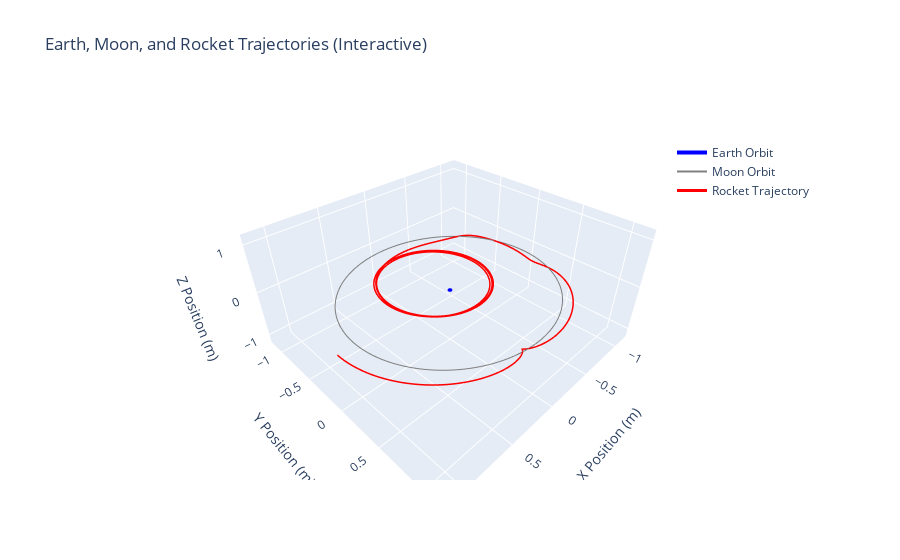

The cell this chart's notebook holds for it:
### Markdown cell above
### Plot the results

### Code cell
plot_trajectories(r_earth_barycenter, r_moon_barycenter, r_rocket_barycenter)

### Figure 1 — Plotly figure (JSON) as saved in the notebook; plotly's stock layout.template omitted (floating-point values rounded to 4 significant figures; data arrays with more than 128 entries replaced by an {"elided": "..."} marker saying what was removed)
{"data": [{"line": {"color": "blue", "width": 4}, "mode": "lines", "name": "Earth Orbit", "type": "scatter3d", "x": {"elided": "12567 float values"}, "y": {"elided": "12567 float values"}, "z": {"elided": "12567 float values"}}, {"line": {"color": "gray", "width": 2}, "mode": "lines", "name": "Moon Orbit", "type": "scatter3d", "x": {"elided": "12567 float values"}, "y": {"elided": "12567 float values"}, "z": {"elided": "12567 float values"}}, {"line": {"color": "red", "width": 3}, "mode": "lines", "name": "Rocket Trajectory", "type": "scatter3d", "x": {"elided": "12567 float values"}, "y": {"elided": "12567 float values"}, "z": {"elided": "12567 float values"}}], "layout": {"legend": {"x": 0.8, "y": 0.9}, "scene": {"xaxis": {"range": [-1.2, 1.2], "title": {"text": "X Position (m)"}}, "yaxis": {"range": [-1.2, 1.2], "title": {"text": "Y Position (m)"}}, "zaxis": {"range": [-1.2, 1.2], "title": {"text": "Z Position (m)"}}}, "title": {"text": "Earth, Moon, and Rocket Trajectories (Interactive)"}}}
